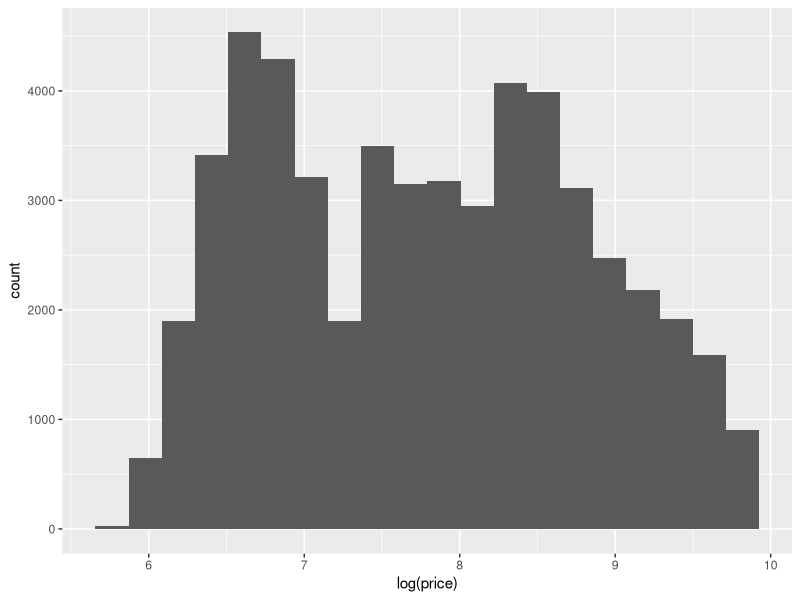

Here is the R script that generated this plot: (Note: this script raises an error after producing the figure.)

# Pacotes -----------------------------------------------------------------

library(recipes)
library(caret)
library(dplyr)


# REGRESSÃO LINEAR --------------------------------------------------------

# Dados -------------------------------------------------------------------

data(diamonds, package = "ggplot2")
glimpse(diamonds)

diamonds <- diamonds %>%
  mutate(
    cut = as.character(cut),
    color = as.character(color),
    clarity = as.character(clarity)
  )

# Criando uma base de 'novos diamantes'

id_new <- sample(nrow(diamonds), size = 1000)
new_diamonds <- diamonds[id_new,]
diamonds <- diamonds[-id_new,]

ggplot(diamonds, aes(x = log(price))) + 
  geom_histogram(bins = 20)

# Criando receita

receita <- recipe(price ~ . , data = diamonds) %>%
  step_dummy(all_nominal(), -all_outcomes()) %>%
  step_nzv(all_predictors()) %>%
  step_corr(all_predictors()) %>% 
  step_log(all_outcomes())

# Treinando o modelo

train_control <- trainControl(
  method = "cv", 
  number = 5
)

modelo <- train(
  receita, 
  diamonds, 
  method = "lm", 
  trControl = train_control
)

modelo
summary(modelo)
varImp(modelo)


# Fazendo previsões -------------------------------------------------------

prep <- prep(receita, diamonds)
new_diamonds_prep <- bake(prep, new_diamonds)

new_diamonds$valores_preditos <- predict(modelo, new_diamonds_prep)

ggplot(new_diamonds_prep, aes(x = valores_preditos, y = price)) +
  geom_point() +
  geom_abline(intercept = 0, slope = 1, color = "blue")
# 
# 
# # GLM ---------------------------------------------------------------------
# 
# # Criando receita
# 
# receita <- recipe(price ~ . , data = diamonds) %>%
#   step_dummy(all_nominal(), -all_outcomes()) %>%
#   step_nzv(all_predictors()) %>%
#   step_corr(all_predictors())
# 
# # Treinando o modelo
# 
# modelo <- train(
#   receita, 
#   diamonds, 
#   method = "glm",
#   family = inverse.gaussian(),
#   trControl = train_control
# )
# 
# modelo
# summary(modelo)
# varImp(modelo)
# 
# # Fazendo previsões -------------------------------------------------------
# 
# prep <- prep(receita, diamonds)
# new_diamonds_prep <- bake(prep, new_diamonds)
# 
# new_diamonds$valores_preditos <- predict(modelo, new_diamonds_prep)
# 
# ggplot(new_diamonds_prep, aes(x = valores_preditos, y = price)) +
#   geom_point() +
#   geom_abline(intercept = 0, slope = 1, color = "blue")


